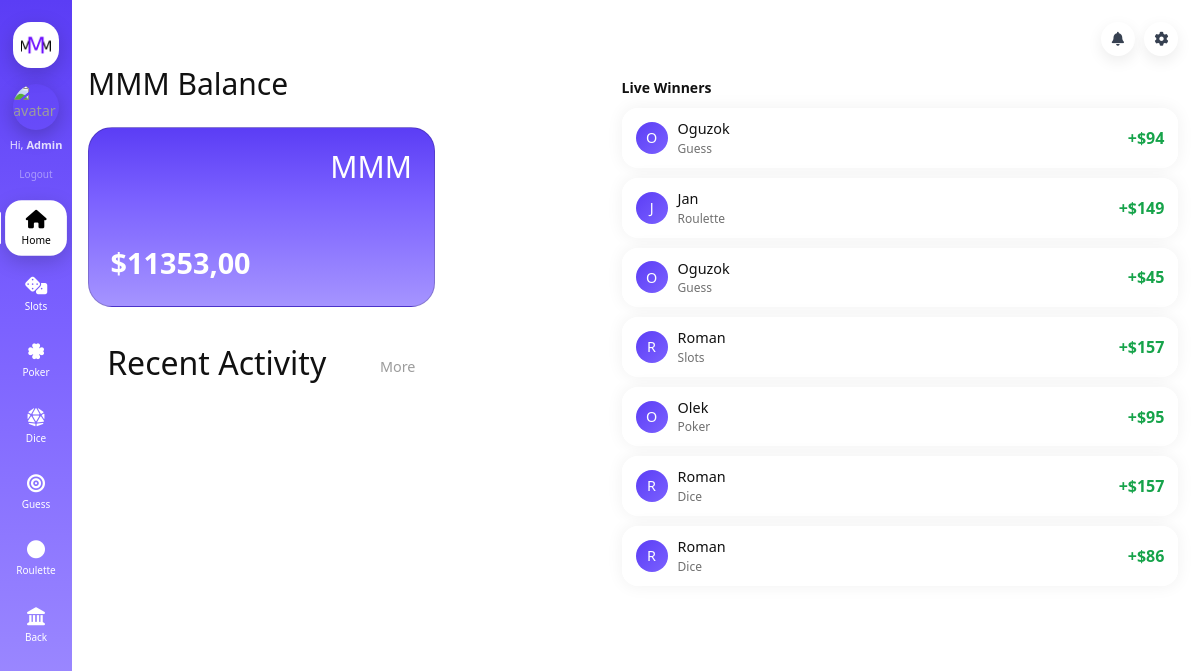
The page /more/casino/ (signed in) on the database as committed earlier.
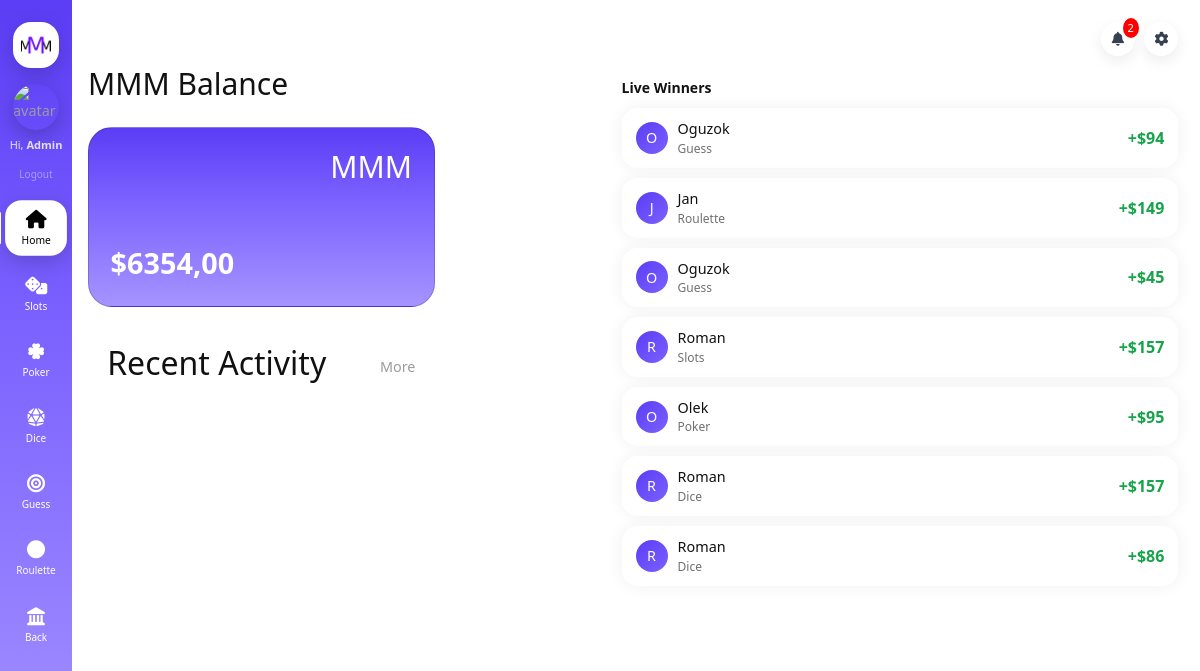
The same page on the database as committed later.
### main/models.py (models this page shows, shortened)
class Account(models.Model):
    user = models.OneToOneField(User, on_delete=models.CASCADE)
    balance = models.DecimalField(max_digits=12, decimal_places=2, default=0)
    saving_goal = models.DecimalField(max_digits=12, decimal_places=0, default=0)

### more/views.py (the view)
# urls.py: path('casino/', views.casino_home, name='casino_home'),
def casino_home(request):
    account = request.user.account
    balance = account.balance
    transactions = Casino_Transaction.objects.filter(account=account).order_by('-created_at')[:3]
    temp = {
        'balance': balance,
        'transactions': transactions
        }
    return render(request, 'more/casino/casino.html', temp)

### main/context_processors.py (called while the page is built)
def unread_messages(request):
    if request.user.is_authenticated:
        count = InboxMessage.objects.filter(
            receiver=request.user,
            is_read=False
        ).count()
    else:
        count = 0
    return {
        'unread_count': count
    }

### main/templatetags/sidebar_links.py (called while the page is built)
@register.simple_tag
def get_casino_links():
    return [{
        'name': 'Home',
        'href': '/more/casino/',
        'icon': 'fa-solid fa-home',
    },{
        'name': 'Slots',
        'href': '/more/casino/slots',
        'icon': 'fa-solid fa-dice',
    }, {
        'name': 'Poker',
        'href': '#',
        'icon': 'fa-solid fa-clover',
    }, {
        'name': 'Dice',
        'href': '#',
        'icon': 'fa-solid fa-dice-d20',
    },{
        'name': 'Guess',
        'href': '#',
        'icon': 'fa-solid fa-bullseye',
    },{
        'name': 'Roulette',
        'href': '#',
        'icon': 'fa-solid fa-circle',
    },{
        'name': 'Back',
        'href': '/more/',
        'icon': 'fa-solid fa-landmark',
    }]

### more/templates/more/casino/casino.html (shortened to what this page needs)
{% extends 'more/casino/casino_layout.html' %}
{% block content %}
<div class="row">
    <div class="col">
        <h1 style="font-size: 30px;">MMM Balance </h1>
        <div class="card balance-card">
            <div class="card-top">
                <h1 style="font-size: 30px;">MMM</h1>
            </div>
            <div class="card-bottom">
                <div class="card-balance">${{ balance }}</div>
            </div>
        </div>
    </div>
</div>
<div class="row">
    <div class="col">
        <section class="transactions">
            <div class="transactions-header">
                <h2>Recent Activity</h2>
                <a href="/history" class="view-all">More</a>
            </div>
        </section>
    </div>
</div>
{% endblock %}

Rows that differ between the two databases and show on the page:
changed Account: balance "11353,00" → "6354,00"
Other text that changed with them:
{{ unread_count }}: (not shown) → "2"
